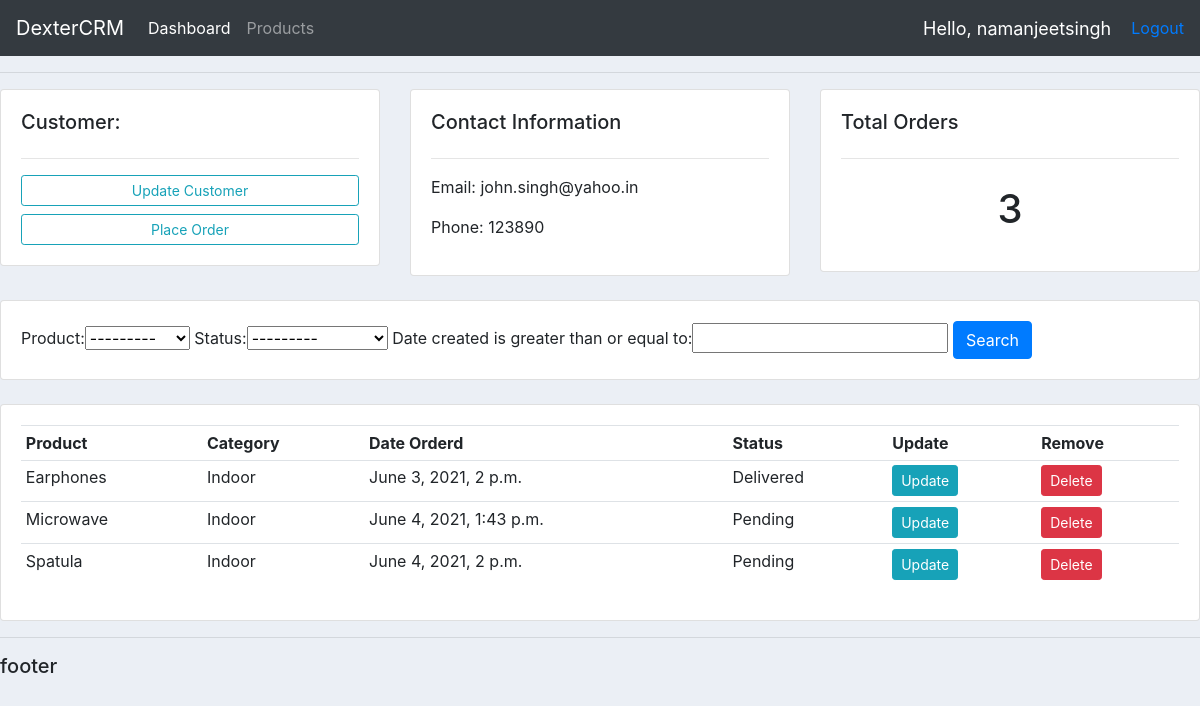
The app's page /customer/1/ (signed in) with its own data.
### accounts/models.py (models this page shows, shortened)
class Customer(models.Model):
    user=models.OneToOneField(User,null=True,blank=True,on_delete=models.CASCADE)
    name=models.CharField(max_length=200,null=True)
    phone=models.CharField(max_length=200,null=True)
    email=models.CharField(max_length=200,null=True)
    profile_pic=models.ImageField(default="profile1.png",null=True,blank=True)
    date_created=models.DateTimeField(auto_now=True)

class Order(models.Model):
    STATUS=(
        ('Pending','Pending'),
        ('Out for Delivery','Out for Delivery'),
        ('Delivered','Delivered')
    )
    customer=models.ForeignKey(Customer,null=True,on_delete=models.SET_NULL)
    product=models.ForeignKey(Products,null=True,on_delete=models.SET_NULL)
    date_created=models.DateTimeField(auto_now=True)
    status=models.CharField(max_length=200,null=True,choices=STATUS)

class Products(models.Model):
    CATEGORY=(
        ('Indoor','Indoor'),
        ('Out Door','Out Door'),
    )
    name=models.CharField(max_length=200,null=True)
    price=models.FloatField(null=True)
    category=models.CharField(max_length=200,null=True,choices=CATEGORY)
    description=models.CharField(max_length=200,null=True)
    date_created=models.DateTimeField(auto_now=True)
    tags=models.ManyToManyField(Tag)
    def __str__(self):
        return self.name

### accounts/decorators.py (the view)
        def wrapper_func(request,*args,**kwargs):
            group=None
            if request.user.groups.exists():
                group=request.user.groups.all()[0].name
            if group in allowed_roles:
                return view_func(request,*args,**kwargs)
            else:
                return HttpResponse('You are not authorised to view this page!!')

### accounts/views.py (called while the page is built)
@login_required(login_url='login')
@allowed_users(allowed_roles=['admin'])
def customer(request,key):
    customer=Customer.objects.get(id=key)
    orders=customer.order_set.all()
    order_count=orders.count()
    myFilter=OrderFilter(request.GET,queryset=orders)
    orders=myFilter.qs
    context={'customer':customer,'orders':orders,'order_count':order_count,
    'myFilter':myFilter}
    return render(request,'accounts/customer.html',context)

### accounts/templates/accounts/customer.html
{% extends 'accounts/main.html' %}
{% block content %}
        <div class="row">
            <div class="col-md">
                <div class="card card-body">
                    <h5>Customer:</h5>
                    <hr>
                    <a class="btn btn-outline-info  btn-sm btn-block" href="">Update Customer</a>
                    <a class="btn btn-outline-info  btn-sm btn-block" href="{% url 'create_order' customer.id %}">Place Order</a>
                </div>
            </div>
            <div class="col-md">
                <div class="card card-body">
                    <h5>Contact Information</h5>
                    <hr>
                    <p>Email: {{customer.email}}</p>
                    <p>Phone: {{customer.phone}}</p>
                </div>
            </div>
            <div class="col-md">
                <div class="card card-body">
                    <h5>Total Orders</h5>
                    <hr>
                    <h1 style="text-align: center;padding: 10px">{{order_count}}</h1>
                </div>
            </div>
        </div>
        <br>
        <div class="row">
            <div class="col">
                <div class="card card-body">
                    <form method="get">
                        {{ myFilter.form }}
                    <button class="btn btn-primary" type="submit">Search</button>
                </form>
                </div>
            </div>
        </div>
        <br>
        <div class="row">
            <div class="col-md">
                <div class="card card-body">
                    <table class="table table-sm">
                        <tr>
                            <th>Product</th>
                            <th>Category</th>
                            <th>Date Orderd</th>
                            <th>Status</th>
                            <th>Update</th>
                            <th>Remove</th>
                        </tr>
                        {% for order in orders %}
                            <tr>
                                <td>{{order.product}}</td>
                                <td>{{order.product.category}}</td>
                                <td>{{order.date_created}}</td>
                                <td>{{order.status}}</td>
                                <td><a class="btn btn-sm btn-info" href="{% url 'update_order' order.id %}">Update</a></td>
                                <td><a class="btn btn-sm btn-danger" href="{% url 'delete_order' order.id %}">Delete</a></td>
                            </tr>
                        {% endfor %}
                    </table>
                </div>
            </div>
        </div>
{% endblock %}

### accounts/templates/accounts/main.html (shortened to what this page needs)
{% load static %}
<!DOCTYPE html>
<html lang="en">
<head>
    <link rel="stylesheet" href="https://maxcdn.bootstrapcdn.com/bootstrap/4.0.0/css/bootstrap.min.css">
    <link rel="stylesheet" type="text/css" href="{% static '/css/main.css' %}">
</head>
<body>
    <nav class="navbar navbar-expand-lg navbar-dark bg-dark">
        <a class="navbar-brand" href="#">DexterCRM</a>
        <div class="collapse navbar-collapse" id="navbarSupportedContent">
            <ul class="navbar-nav mr-auto">
            {% if request.user.is_staff %}
            <li class="nav-item active">
                <a class="nav-link" href="{% url 'home' %}">Dashboard</a>
            </li>
            <li class="nav-item">
                <a class="nav-link" href="{% url 'products' %}">Products</a>
            </li>
            {% else %}
            <li class="nav-item">
            <a class="nav-link" href="{% url 'account' %}">Settings</a>
            </li>
            {% endif %}
            </ul>
        </div>
    <span id='hello-msg'>Hello, {{request.user}}</span>
    <span><a href="{% url 'logout' %}">Logout</a></span>
    </nav>
    <hr>
    {% block content %}
    {% endblock %}
    <hr>
    <h5>footer</h5>
</body>
</html>

### static/css/main.css (style rules this page uses)
body { background-color: #ebeff5; }

### accounts/templates/accounts/main.html (style rules this page uses)
#hello-msg { font-size: 18px; color: #fff; margin-right: 20px; }

### records on screen
Customer: email "john.singh@yahoo.in", phone "123890"
Order: product "Earphones", product.category "Indoor", date_created "June 3, 2021, 2 p.m.", status "Delivered"
Order: product "Microwave", product.category "Indoor", date_created "June 4, 2021, 1:43 p.m.", status "Pending"
Order: product "Spatula", product.category "Indoor", date_created "June 4, 2021, 2 p.m.", status "Pending"

### other values on screen
{{ request.user }} "namanjeetsingh"
{{ order_count }} "3"
